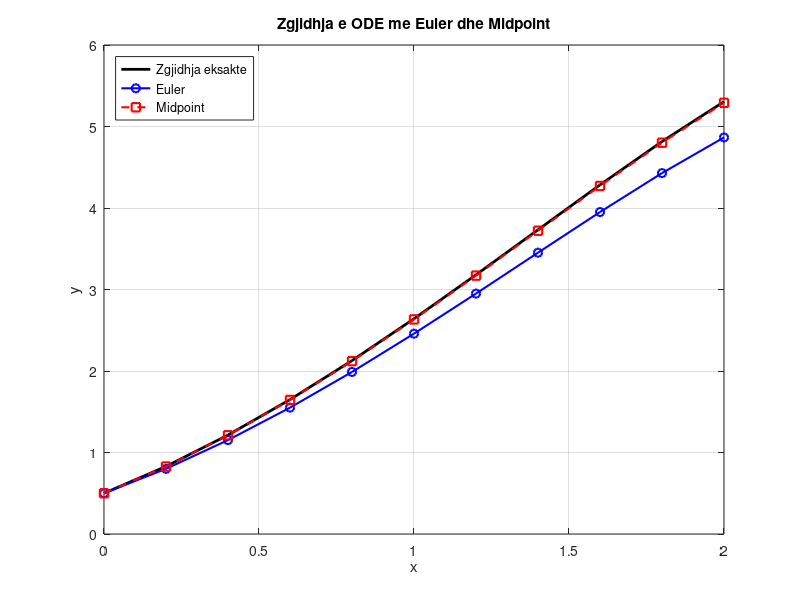

This chart was generated by the following MATLAB code: (Note: this script raises an error after producing the figure.)
%% Zgjidhja e ODE me Euler dhe Midpoint
clc; clear; close all;

% --- Definimi i ODE ---
% Dyshimi: dy/dx = f(x,y)
f = @(x,y) y - x.^2 + 1;   % shembull: y' = y - x^2 + 1
y_exact = @(x) (x+1).^2 - 0.5*exp(x); % zgjidhja eksakte për krahasim

% --- Parametrat e integrimit ---
x0 = 0; y0 = 0.5; % kushtet fillestare
xf = 2;            % fundi i intervalit
N = 10;            % numri i hapave
h = (xf - x0)/N;   % hapi i integrimit

% --- Inicializimi i vektoreve ---
x = x0:h:xf;
y_euler = zeros(size(x));
y_mid = zeros(size(x));
y_exact_vals = y_exact(x);

y_euler(1) = y0;
y_mid(1) = y0;

%% 1. Metoda e Euler-it
for i = 1:N
    y_euler(i+1) = y_euler(i) + h*f(x(i),y_euler(i));
end

%% 2. Metoda e Pikës së Mesit (Midpoint)
for i = 1:N
    k1 = f(x(i), y_mid(i));
    k2 = f(x(i) + h/2, y_mid(i) + h/2*k1);
    y_mid(i+1) = y_mid(i) + h*k2;
end

%% 3. Vizualizimi
figure;
plot(x, y_exact_vals, 'k-', 'LineWidth', 2); hold on;
plot(x, y_euler, 'bo-', 'LineWidth', 1.5, 'MarkerSize',6);
plot(x, y_mid, 'rs--', 'LineWidth', 1.5, 'MarkerSize',6);
xlabel('x'); ylabel('y');
legend('Zgjidhja eksakte','Euler','Midpoint','Location','northwest');
title('Zgjidhja e ODE me Euler dhe Midpoint');
grid on;

%% 4. Krahasimi në tabelë
T = table(x', y_exact_vals', y_euler', y_mid', ...
    abs(y_euler'-y_exact_vals'), abs(y_mid'-y_exact_vals'), ...
    'VariableNames', {'x','Exact','Euler','Midpoint','Error_Euler','Error_Midpoint'});

disp('Tabela e krahasimit:');
disp(T);
